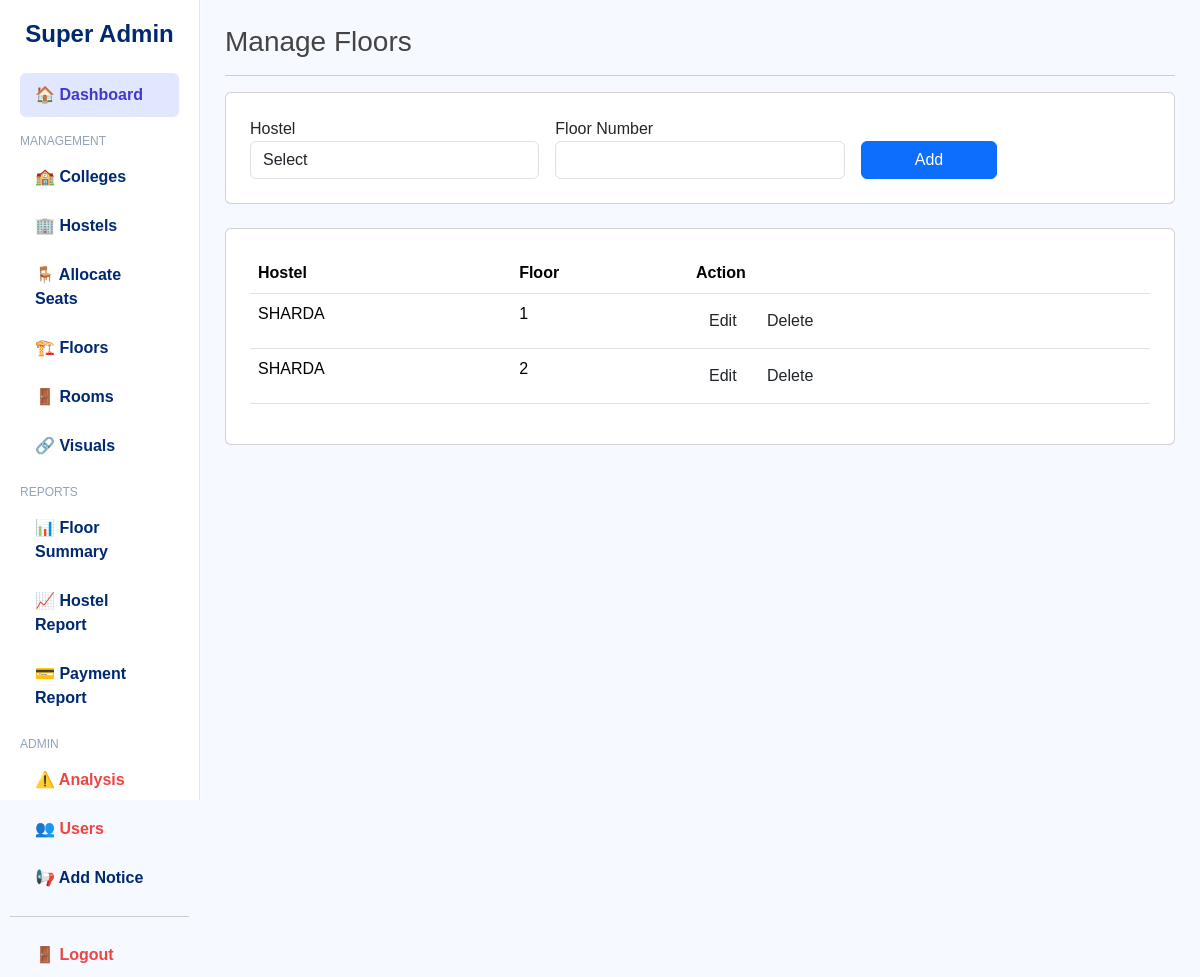
Screenshot of /superadmin/manage_floors.php (signed in) with the database file from the repository.
### tables this page shows
CREATE TABLE floors (
    id INT AUTO_INCREMENT PRIMARY KEY,
    hostel_id INT NOT NULL,
    floor_number INT NOT NULL,
    FOREIGN KEY (hostel_id) REFERENCES hostels(id) ON DELETE CASCADE
);

CREATE TABLE hostels (
    id INT AUTO_INCREMENT PRIMARY KEY,
    name VARCHAR(100) NOT NULL,
    total_seats INT NOT NULL,
    maintenance_seats INT DEFAULT 0
);

### superadmin/manage_floors.php (the view, shortened to what this page needs)
<?php
include("../config/config.php");
$edit_mode = false;
$edit_data = null;
$floors = mysqli_query($conn,"
    SELECT f.*, h.name as hostel_name
    FROM floors f
    JOIN hostels h ON f.hostel_id=h.id
    ORDER BY h.name,f.floor_number
");
?>
<!DOCTYPE html>
<html>
<head>
<link href="https://cdn.jsdelivr.net/npm/bootstrap@5.3.2/dist/css/bootstrap.min.css" rel="stylesheet">
<link rel="stylesheet" href="superadmin.css">
</head>
<body>
<div class="container-fluid">
<div class="row">
<?php include("sidebar.php"); ?>
<div class="col-md-10 content">
<h3 class="mb-3">Manage Floors</h3>
<hr>
<div class="card allocation-card p-4 mb-4">
<form method="POST" class="row g-3">
<div class="col-md-4">
<label>Hostel</label>
<select name="hostel_id" class="form-control" required>
<option value="">Select</option>
</select>
</div>
<div class="col-md-4">
<label>Floor Number</label>
<input type="number" name="floor_number"
class="form-control"
value="<?php echo $edit_mode ? $edit_data['floor_number'] : ''; ?>"
required>
</div>
<div class="col-md-2 d-flex align-items-end">
<button type="submit" name="save" class="btn btn-primary w-100">
<?php echo $edit_mode ? "Update" : "Add"; ?>
</button>
</div>
</form>
</div>
<div class="card allocation-card p-4">
<table class="table allocation-table">
<thead>
<tr>
<th>Hostel</th>
<th>Floor</th>
<th>Action</th>
</tr>
</thead>
<tbody>
<?php while($row=mysqli_fetch_assoc($floors)){ ?>
<tr>
<td><?php echo $row['hostel_name']; ?></td>
<td><?php echo $row['floor_number']; ?></td>
<td>
<a href="?edit=<?php echo $row['id']; ?>" class="btn btn-edit">Edit</a>
<a href="?delete=<?php echo $row['id']; ?>" class="btn btn-delete"
onclick="return confirm('Delete floor?')">Delete</a>
</td>
</tr>
<?php } ?>
</tbody>
</table>
</div>
</div>
</div>
</div>
</body>
</html>

### superadmin/superadmin.css (style rules this page uses)
body { background:#f6f9ff; font-family:"Nunito", sans-serif; color:#444; }
.content { padding:25px; }

### rows the page displays
floors: hostel.name "SHARDA", floor_number "1"
floors: hostel.name "SHARDA", floor_number "2"
